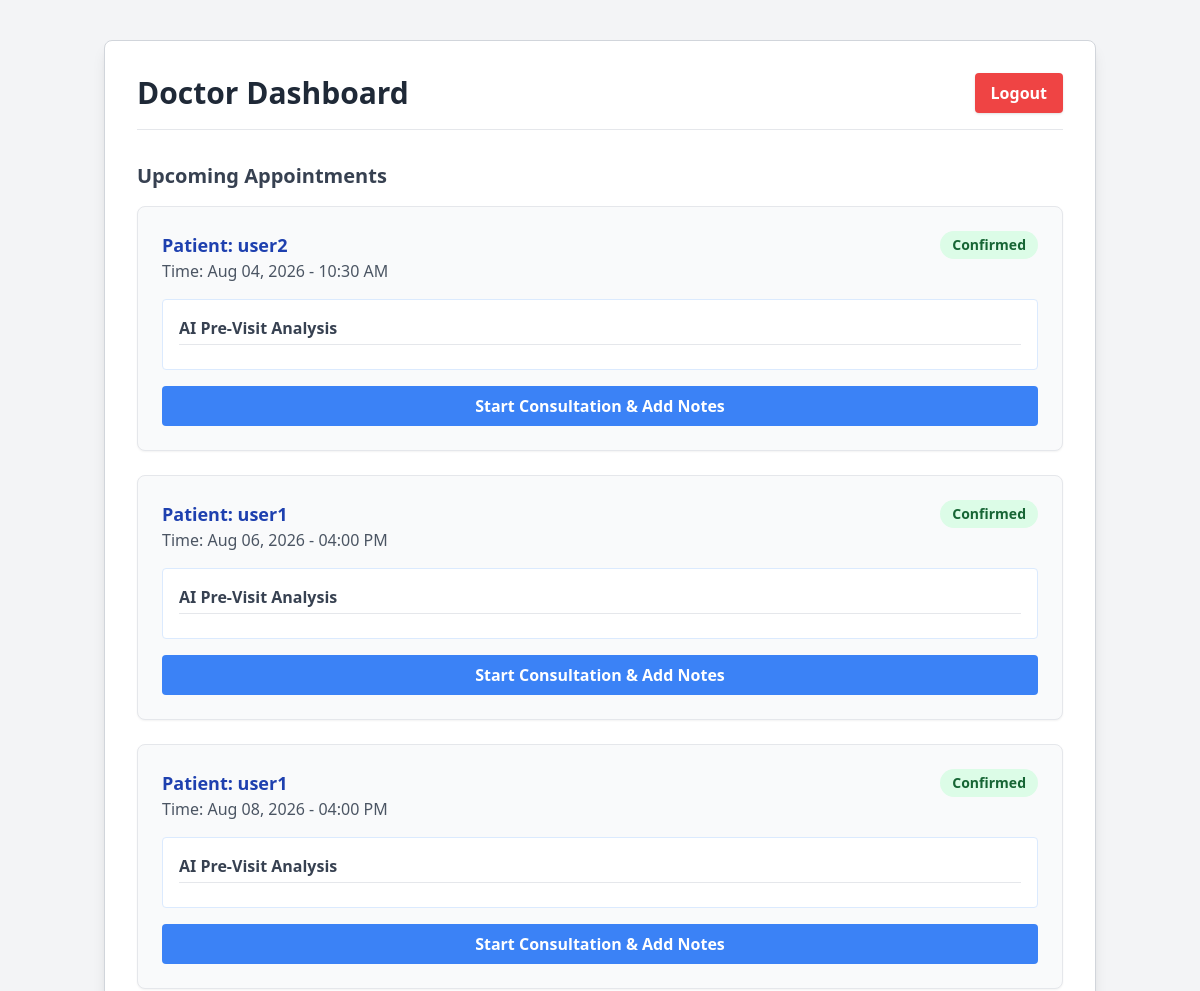
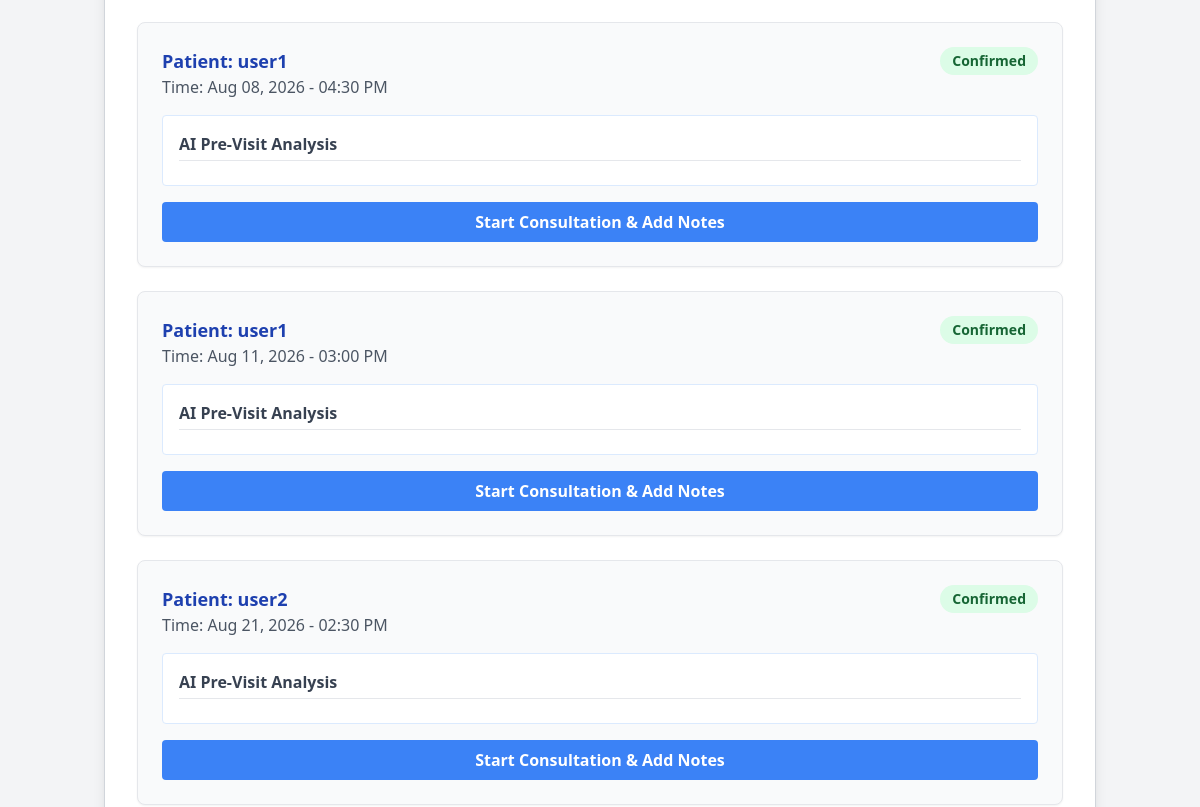
The app's page /doctor/dashboard (signed in, upper part), older data (2 pictures, top to bottom).
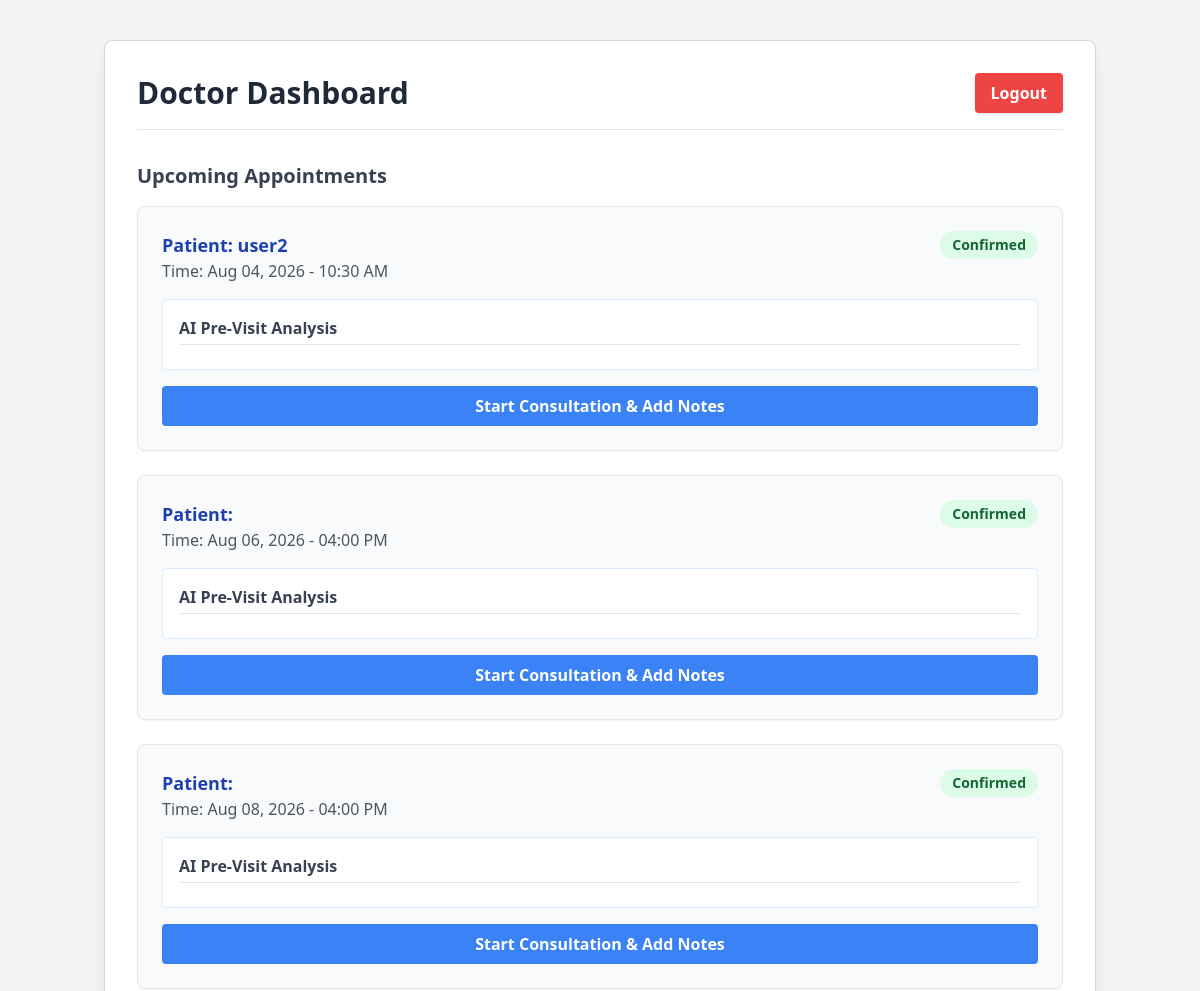
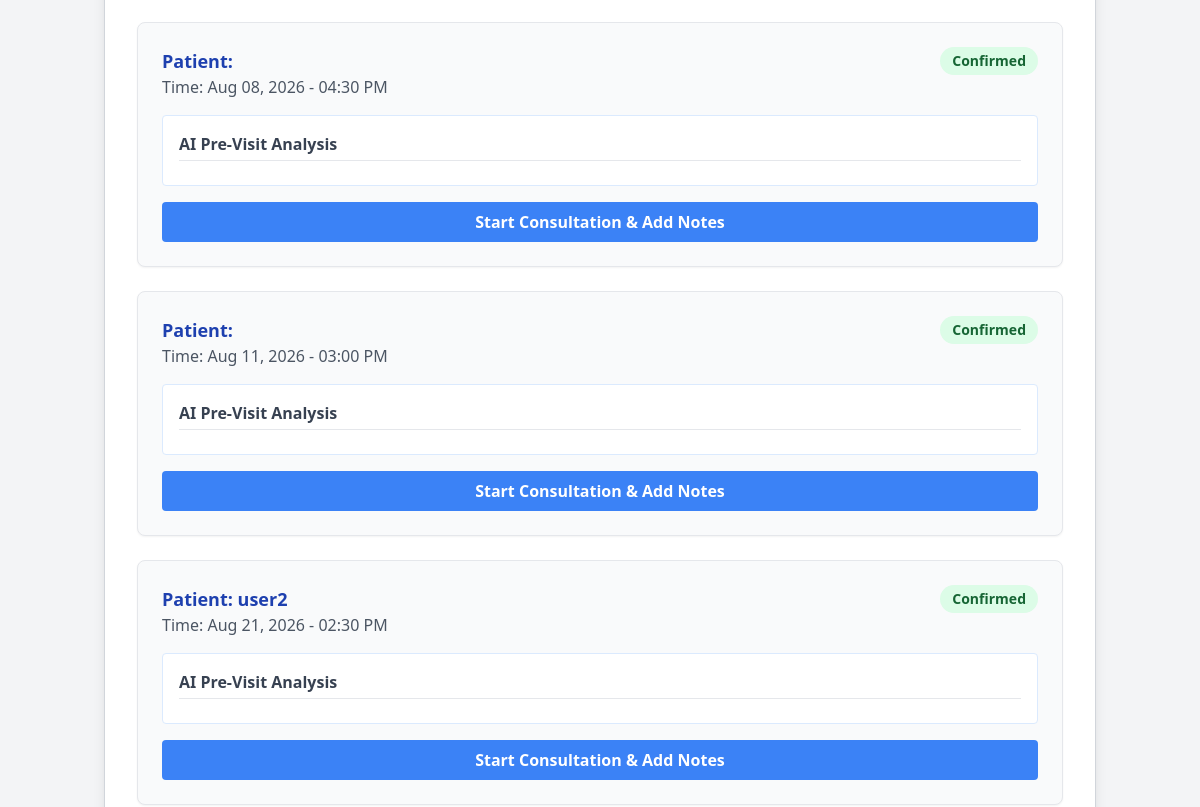
The same page, newer data (2 pictures, top to bottom).
### app/models/__init__.py (models this page shows, shortened)
class User(db.Model, UserMixin):
    __tablename__ = 'users'
    id = db.Column(db.Integer, primary_key=True)
    name = db.Column(db.String(100), nullable=False)
    email = db.Column(db.String(120), unique=True, nullable=False)
    password_hash = db.Column(db.String(256), nullable=False)
    role = db.Column(db.String(20), nullable=False) # 'admin', 'doctor', or 'patient'

class Appointment(db.Model):
    __tablename__ = 'appointments'
    id = db.Column(db.Integer, primary_key=True)
    patient_id = db.Column(db.Integer, db.ForeignKey('users.id'), nullable=False)
    doctor_id = db.Column(db.Integer, db.ForeignKey('doctor_profiles.id'), nullable=False)
    start_time = db.Column(db.DateTime, nullable=False)
    end_time = db.Column(db.DateTime, nullable=False)
    status = db.Column(db.String(20), default='held') # held, pending, confirmed, cancelled, completed
    calendar_event_id = db.Column(db.String(100), nullable=True) # For Google Calendar

### app/routes/doctor.py (the view)
@doctor_bp.route('/dashboard')
@login_required
def dashboard():
    if current_user.role != 'doctor':
        flash('Access denied.', 'error')
        return redirect(url_for('auth.login'))
    doctor = DoctorProfile.query.filter_by(user_id=current_user.id).first()
    appointments = Appointment.query.filter(
        Appointment.doctor_id == doctor.id,
        Appointment.status == 'confirmed'
    ).order_by(Appointment.start_time).all()
    appointments_data = []
    for appt in appointments:
        patient = User.query.get(appt.patient_id)
        pre_summary = PreVisitSummary.query.filter_by(appointment_id=appt.id).first()
        appointments_data.append({
            'appointment': appt,
            'patient': patient,
            'pre_summary': pre_summary
        })
    return render_template('doctor_dashboard.html', appointments_data=appointments_data)

### app/templates/doctor_dashboard.html (shortened to what this page needs)
{% extends "base.html" %}
{% block content %}
<div class="bg-white p-8 border border-gray-300 shadow-lg rounded-lg mt-8">
    <div class="flex justify-between items-center mb-8 border-b pb-4">
        <h2 class="text-3xl font-bold text-gray-800">Doctor Dashboard</h2>
        <a href="{{ url_for('auth.logout') }}" class="bg-red-500 hover:bg-red-600 text-white font-bold py-2 px-4 rounded shadow">
            Logout
        </a>
    </div>
    <h3 class="text-xl font-semibold mb-4 text-gray-700">Upcoming Appointments</h3>
    {% if not appointments_data %}
        <p class="text-gray-500 italic">You have no upcoming appointments.</p>
    {% else %}
        <div class="space-y-6">
            {% for data in appointments_data %}
                <div class="bg-gray-50 p-6 rounded-lg border border-gray-200 shadow-sm">
                    <div class="flex justify-between items-start mb-4">
                        <div>
                            <h4 class="text-lg font-bold text-blue-800">Patient: {{ data.patient.name }}</h4>
                            <p class="text-gray-600 font-medium">Time: {{ data.appointment.start_time.strftime('%b %d, %Y - %I:%M %p') }}</p>
                        </div>
                        <span class="px-3 py-1 bg-green-100 text-green-800 rounded-full text-sm font-semibold">
                            Confirmed
                        </span>
                    </div>
                    {% if data.pre_summary %}
                        <div class="mt-4 bg-white p-4 rounded border border-blue-100">
                            <h5 class="font-bold text-gray-700 mb-2 border-b pb-1">AI Pre-Visit Analysis</h5>
                        </div>
                    {% else %}
                        <div class="mt-4 bg-white p-4 rounded border border-gray-100">
                            <p class="text-gray-500 italic">No AI summary available.</p>
                        </div>
                    {% endif %}
                    <a href="{{ url_for('doctor.consultation', appointment_id=data.appointment.id) }}" class="block text-center mt-4 bg-blue-500 hover:bg-blue-700 text-white font-bold py-2 px-4 rounded w-full">
                        Start Consultation & Add Notes
                    </a>
                </div>
            {% endfor %}
        </div>
    {% endif %}
</div>
{% endblock %}

Row changes from the older to the newer data that the page shows:
removed User: patient.name "user1" "user1" "user1" "user1"
Text that changed along with them:
new list line: "Patient: Time: Confirmed AI Pre-Visit Analysis Start Consultation & Add Notes"
new list line: "Aug 06, 2026 - 04:00 PM"
new list line: "Aug 08, 2026 - 04:00 PM"
new list line: "Aug 08, 2026 - 04:30 PM"
new list line: "Aug 11, 2026 - 03:00 PM"
list line gone: "Patient: Time: Confirmed AI Pre-Visit Analysis Start Consultation & Add Notes"
list line gone: "Aug 06, 2026 - 04:00 PM"
list line gone: "Aug 08, 2026 - 04:00 PM"
list line gone: "Aug 08, 2026 - 04:30 PM"
list line gone: "Aug 11, 2026 - 03:00 PM"
